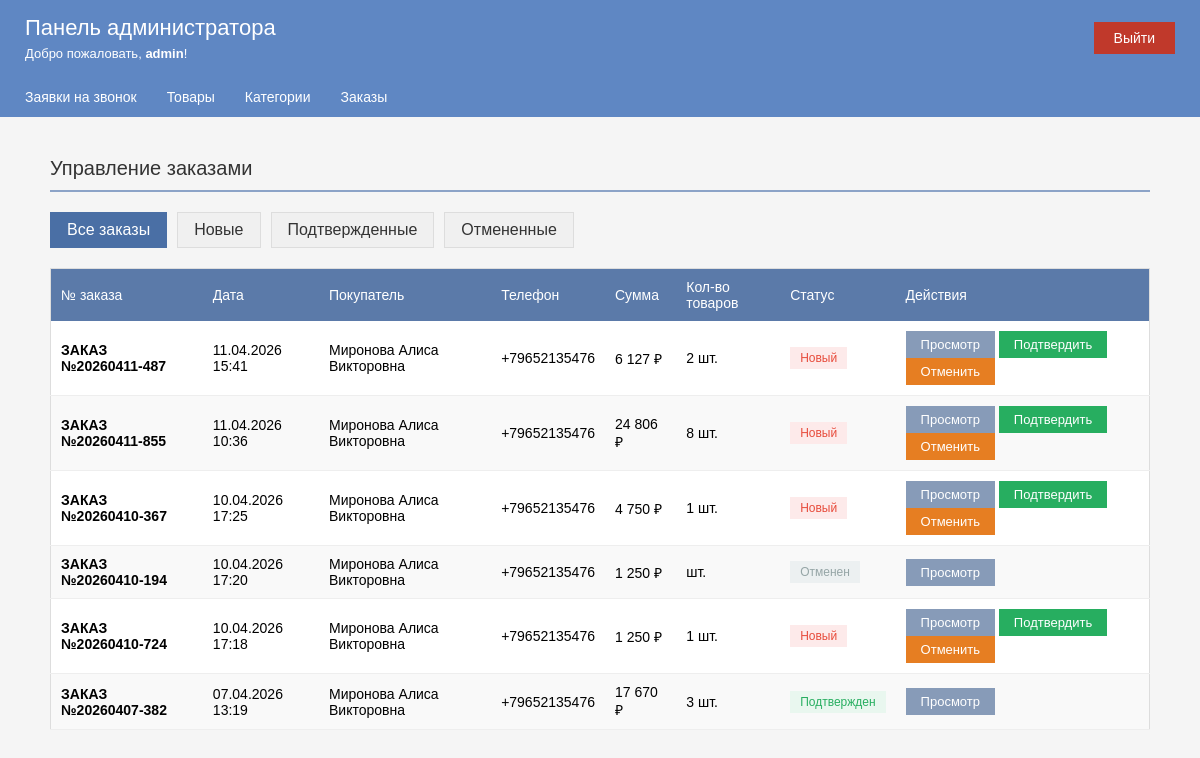
/adm/admin_orders.php (signed in), run on the app's committed database.
### tables this page shows
CREATE TABLE `orders` (
  `id` int NOT NULL,
  `order_number` varchar(50) DEFAULT NULL,
  `user_id` int DEFAULT NULL,
  `fullname` varchar(255) DEFAULT NULL,
  `phone` varchar(50) DEFAULT NULL,
  `email` varchar(100) DEFAULT NULL,
  `address` text,
  `comment` text,
  `total_amount` int DEFAULT '0',
  `status` varchar(50) DEFAULT 'Новый',
  `cancel_reason` text,
  `date` datetime DEFAULT NULL
);

### adm/admin_orders.php (the view, shortened to what this page needs)
<?php
include '../top/db_connect.php';
$status_filter = isset($_GET['status']) ? $_GET['status'] : 'all';
if ($status_filter == 'all') {
    $sql = "SELECT o.*, u.login FROM orders o
            LEFT JOIN users u ON o.user_id = u.id
            ORDER BY o.date DESC";
} else {
    $sql = "SELECT o.*, u.login FROM orders o
            LEFT JOIN users u ON o.user_id = u.id
            WHERE o.status = '$status_filter'
            ORDER BY o.date DESC";
}
$orders = mysqli_query($db, $sql);
include '../adm/top_adm/header.php';
?>
<div class="content">
    <h2 class="section-title">Управление заказами</h2>
    <div style="margin-bottom: 20px; display: flex; gap: 10px; flex-wrap: wrap;">
        <a href="?status=all" class="filter-btn <?php echo $status_filter == 'all' ? 'active' : ''; ?>">Все заказы</a>
        <a href="?status=Новый" class="filter-btn <?php echo $status_filter == 'Новый' ? 'active' : ''; ?>">Новые</a>
        <a href="?status=Подтвержден" class="filter-btn <?php echo $status_filter == 'Подтвержден' ? 'active' : ''; ?>">Подтвержденные</a>
        <a href="?status=Отменен" class="filter-btn <?php echo $status_filter == 'Отменен' ? 'active' : ''; ?>">Отмененные</a>
    </div>
    <div class="table-container">
        <table class="admin-table">
            <thead>
                <tr>
                    <th>№ заказа</th>
                    <th>Дата</th>
                    <th>Покупатель</th>
                    <th>Телефон</th>
                    <th>Сумма</th>
                    <th>Кол-во товаров</th>
                    <th>Статус</th>
                    <th>Действия</th>
                </tr>
            </thead>
            <tbody>
                <?php if (mysqli_num_rows($orders) > 0): ?>
                    <?php while ($order = mysqli_fetch_assoc($orders)):
                        $items_count_result = mysqli_query($db, "SELECT SUM(quantity) as total FROM order_items WHERE order_number = '{$order['order_number']}'");
                        $items_count_data = mysqli_fetch_assoc($items_count_result);
                        $items_count = $items_count_data['total'];
                    ?>
                        <tr>
                            <td><strong><?php echo $order['order_number']; ?></strong></td>
                            <td><?php echo date('d.m.Y H:i', strtotime($order['date'])); ?></td>
                            <td><?php echo htmlspecialchars($order['fullname'] ?: $order['login']); ?></td>
                            <td><?php echo htmlspecialchars($order['phone'] ?: '-'); ?></td>
                            <td><?php echo number_format($order['total_amount'], 0, '', ' '); ?> ₽</td>
                            <td><?php echo $items_count; ?> шт.</td>
                            <td>
                                <span class="status-<?php echo $order['status']; ?>">
                                    <?php echo $order['status']; ?>
                                </span>
                            </td>
                            <td>
                                <a href="admin_order_view.php?id=<?php echo $order['id']; ?>" class="btn-action">Просмотр</a>
                                <?php if ($order['status'] == 'Новый'): ?>
                                    <a href="admin_order_confirm.php?id=<?php echo $order['id']; ?>
                                    " class="btn-action btn-confirm" onclick="return confirm('Подтвердить заказ?')">Подтвердить</a>
                                    <a href="admin_order_cancel.php?id=<?php echo $order['id']; ?>
                                    " class="btn-action btn-cancel" onclick="return confirm('Отменить заказ? Укажите причину.')">Отменить</a>
                                <?php endif; ?>
                            </td>
                        </tr>
                    <?php endwhile; ?>
                <?php else: ?>
                    <tr>
                        <td colspan="8" style="text-align: center;">Заказов не найдено</td>
                    </tr>
                <?php endif; ?>
            </tbody>
        </table>
    </div>
</div>
<?php include '../adm/top_adm/footer.php'; ?>

### adm/top_adm/header.php (style rules this page uses)
* { margin:0; padding:0; }
body { background-color: #f5f5f5; font-family: Arial, sans-serif; }
.content { padding: 20px 25px; }
.section-title { color: #333; margin-bottom: 20px; font-size: 20px; font-weight: normal; border-bottom: 2px solid #8ca3c7; padding-bottom: 10px; }
.admin-table { width: 100%; border-collapse: collapse; background-color: white; border: 1px solid #ddd; }
.admin-table th { background-color: #5b7aa9; color: white; padding: 10px; text-align: left; font-weight: normal; font-size: 14px; }
.admin-table td { padding: 10px; border-bottom: 1px solid #eee; font-size: 14px; }
.admin-table tr:nth-child(even) { background-color: #f9f9f9; }
.status-новый, .status-Новый { color: #e74c3c; background-color: #fdeaea; padding: 4px 10px; display: inline-block; font-size: 12px; }
.status-обработан, .status-Подтвержден { color: #27ae60; background-color: #e9f7ef; padding: 4px 10px; display: inline-block; font-size: 12px; }
.status-Отменен { color: #95a5a6; background-color: #ecf0f1; padding: 4px 10px; display: inline-block; font-size: 12px; }
.btn-action { display: inline-block; padding: 6px 15px; background-color: #879bb8; color: white; text-decoration: none; font-size: 13px; border: none; cursor: pointer; }
.btn-confirm { background-color: #27ae60; }
.btn-cancel { background-color: #e67e22; }
.table-container { padding: 0; }

### adm/admin_orders.php (style rules this page uses)
.filter-btn { display: inline-block; padding: 8px 16px; background-color: #f0f0f0; color: #333; text-decoration: none; border: 1px solid #ddd; }
.filter-btn.active { background-color: #4a6fa5; color: white; border-color: #4a6fa5; }
.btn-confirm { background-color: #27ae60; }
.btn-cancel { background-color: #e67e22; }
.status-Новый { color: #e74c3c; background-color: #fdeaea; padding: 4px 10px; display: inline-block; }
.status-Подтвержден { color: #27ae60; background-color: #e9f7ef; padding: 4px 10px; display: inline-block; }
.status-Отменен { color: #95a5a6; background-color: #ecf0f1; padding: 4px 10px; display: inline-block; }

### data on the page
orders: order_number "ЗАКАЗ №20260411-487", date "11.04.2026 15:41", fullname "Миронова Алиса Викторовна", phone "+79652135476", total_amount "6 127", items_count "2", status "Новый"
orders: order_number "ЗАКАЗ №20260411-855", date "11.04.2026 10:36", fullname "Миронова Алиса Викторовна", phone "+79652135476", total_amount "24 806", items_count "8", status "Новый"
orders: order_number "ЗАКАЗ №20260410-367", date "10.04.2026 17:25", fullname "Миронова Алиса Викторовна", phone "+79652135476", total_amount "4 750", items_count "1", status "Новый"
orders: order_number "ЗАКАЗ №20260410-194", date "10.04.2026 17:20", fullname "Миронова Алиса Викторовна", phone "+79652135476", total_amount "1 250", status "Отменен"
orders: order_number "ЗАКАЗ №20260410-724", date "10.04.2026 17:18", fullname "Миронова Алиса Викторовна", phone "+79652135476", total_amount "1 250", items_count "1", status "Новый"
orders: order_number "ЗАКАЗ №20260407-382", date "07.04.2026 13:19", fullname "Миронова Алиса Викторовна", phone "+79652135476", total_amount "17 670", items_count "3", status "Подтвержден"

### other printed values
$admin_name "admin"
